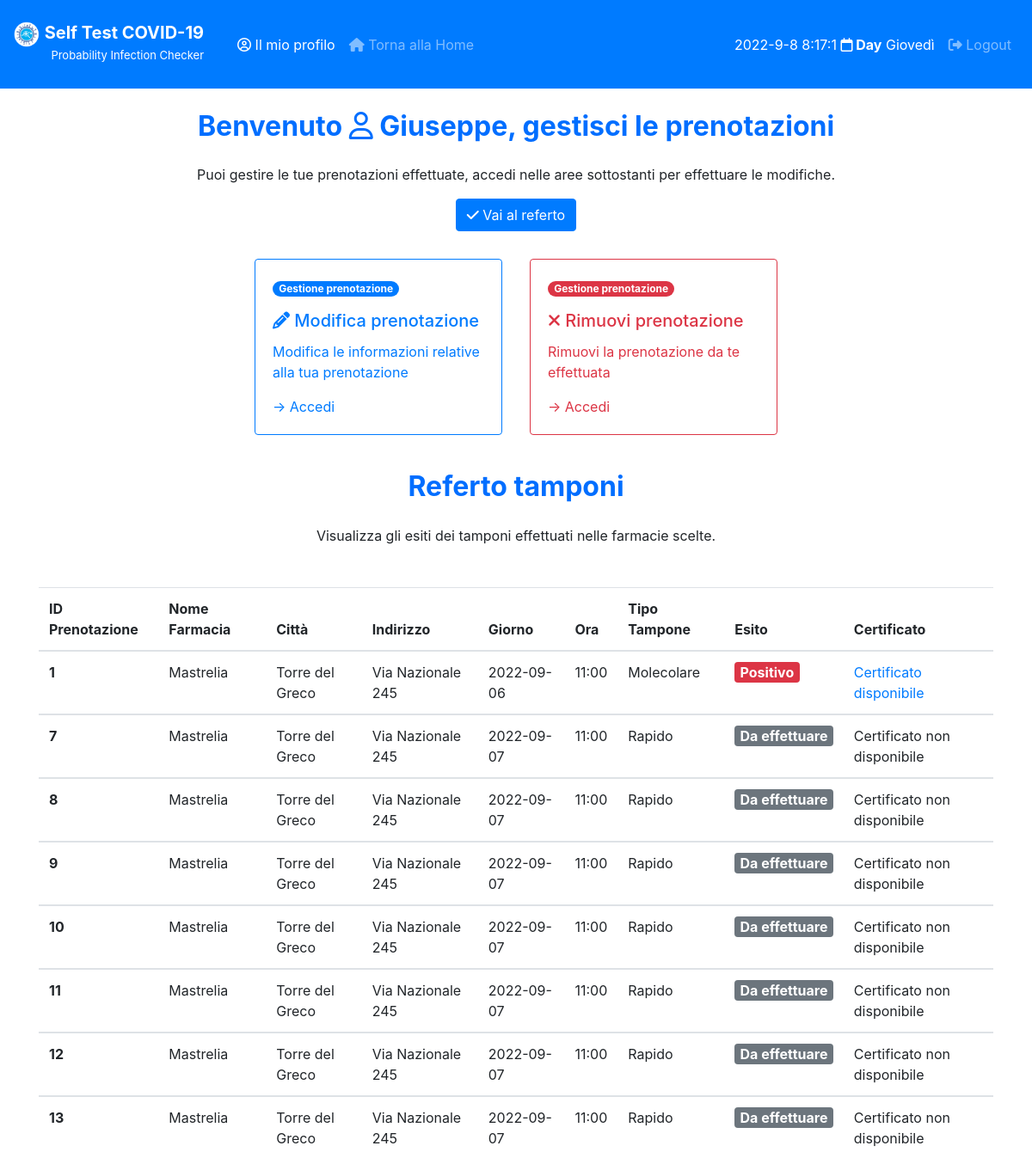
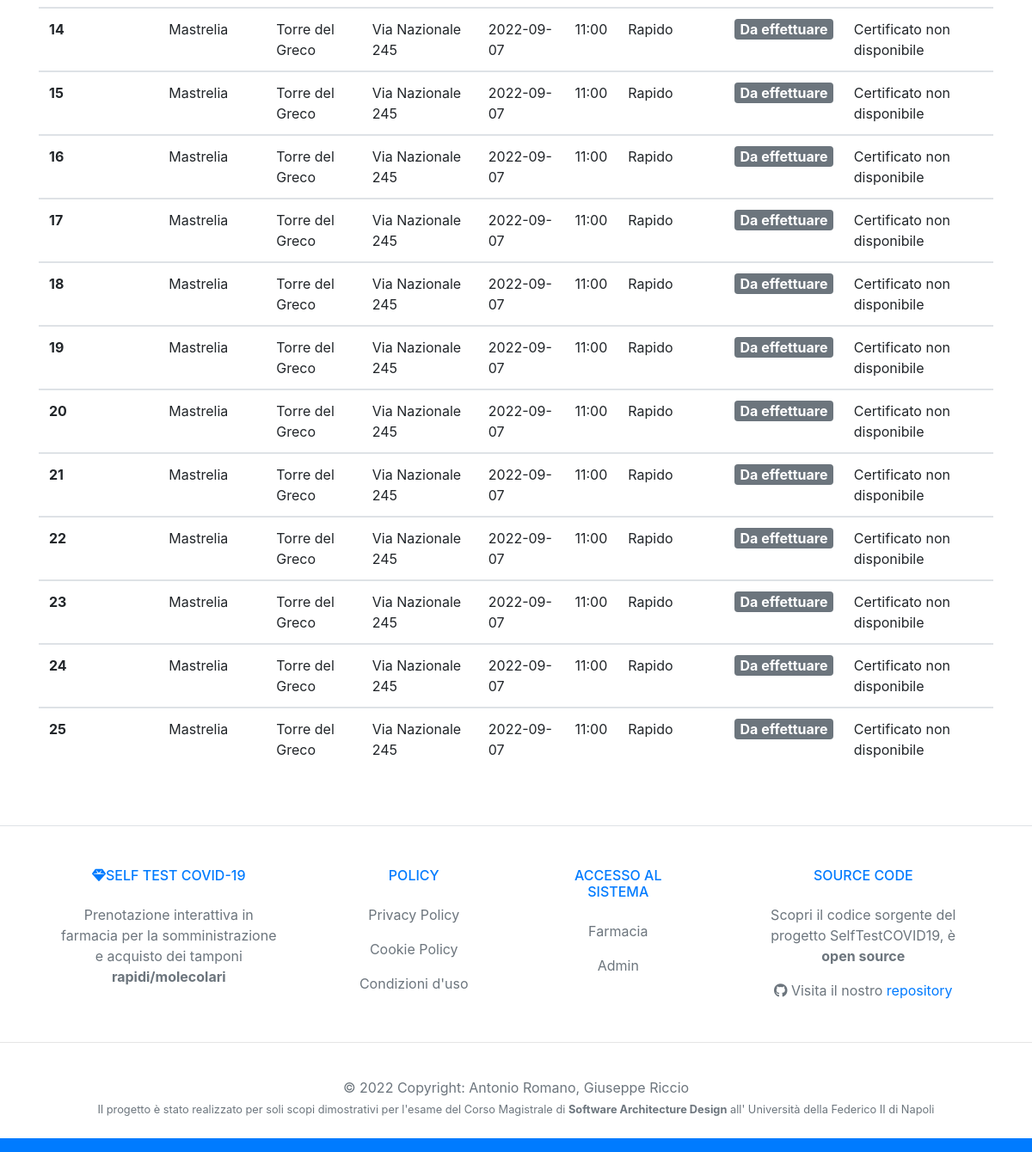
Page /dashboardPaziente (signed in) on the earlier database version (2 pictures, top to bottom).
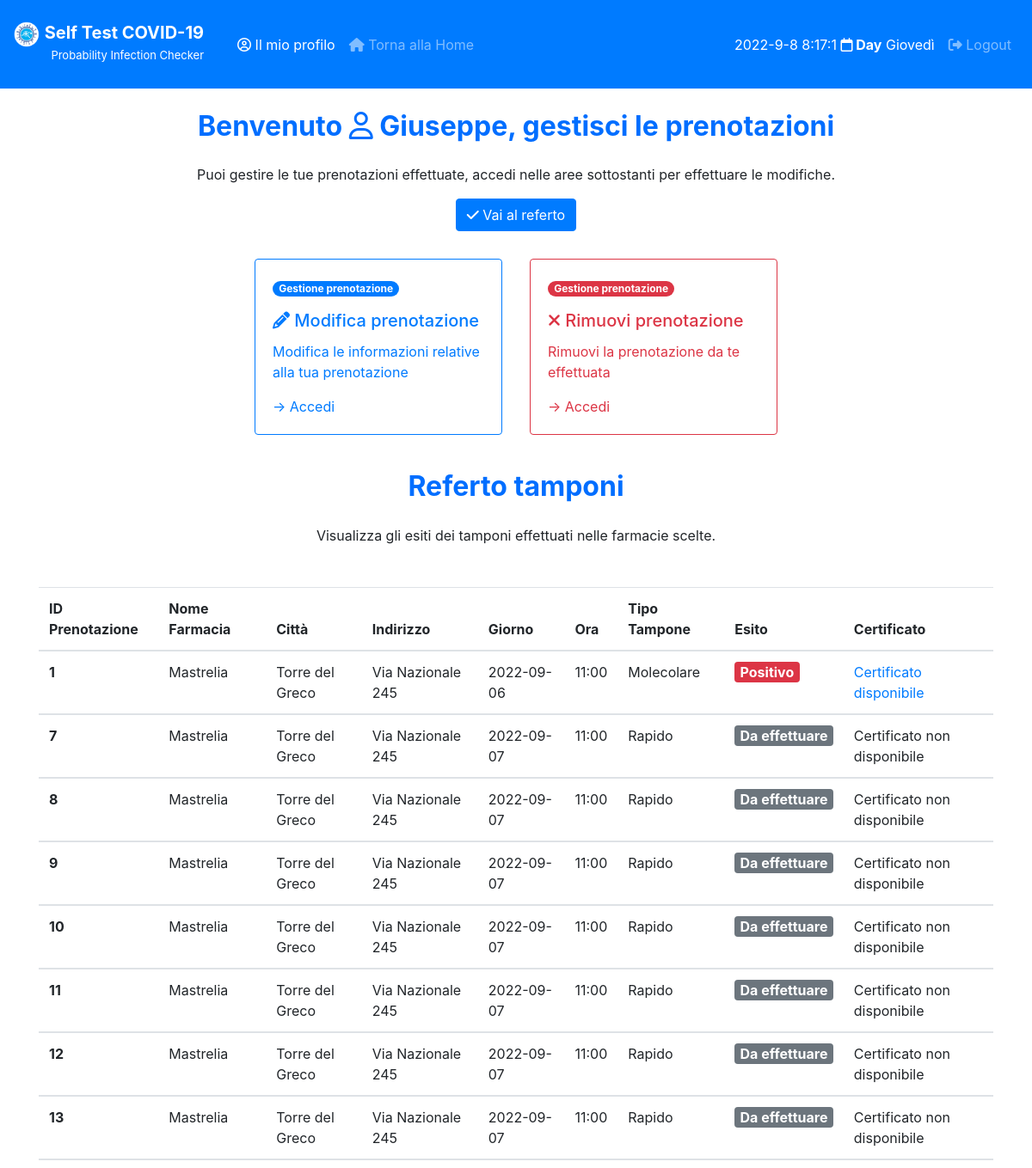
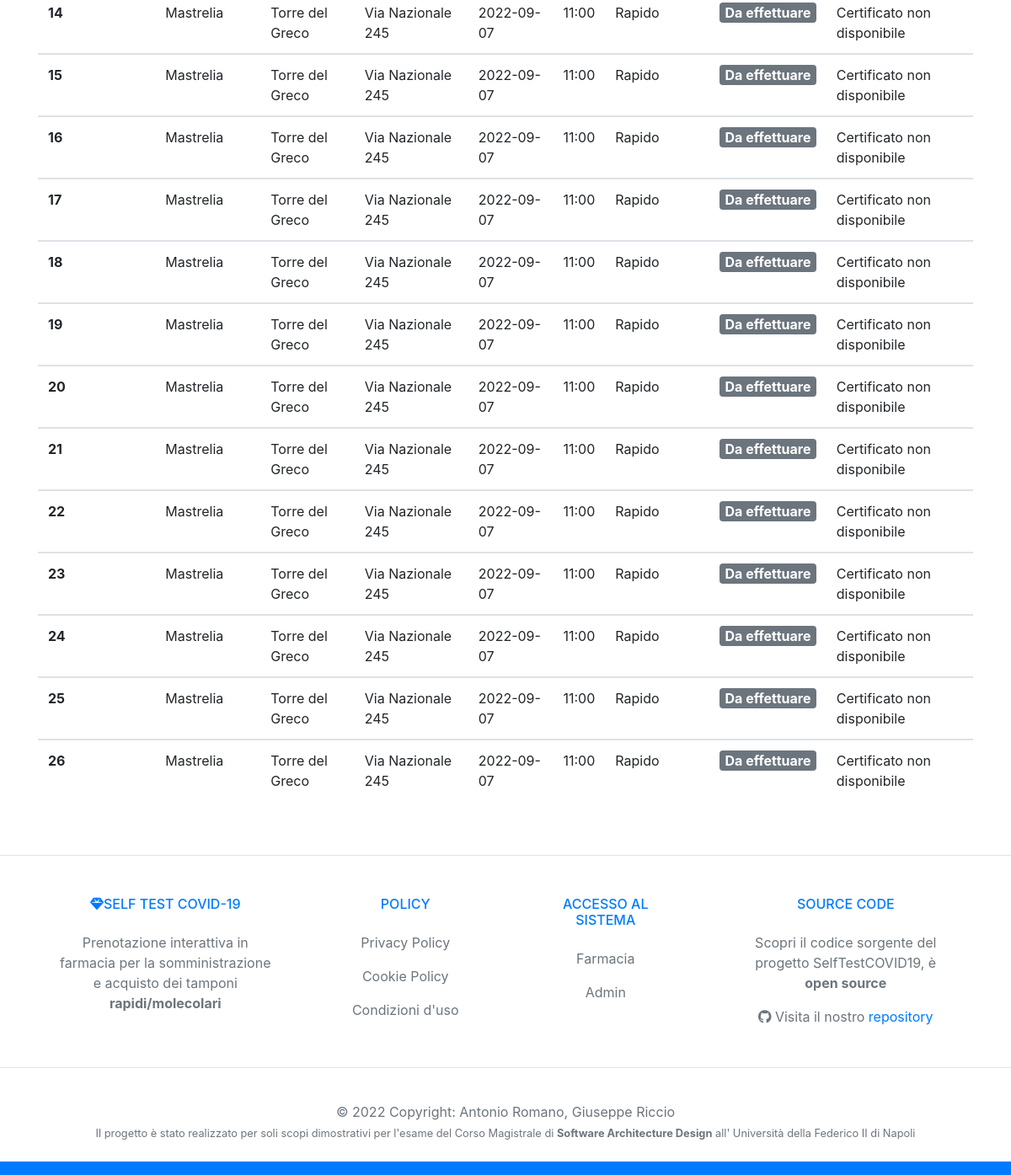
Same page on the later database version (2 pictures, top to bottom).
### tables this page shows
CREATE TABLE `Pazienti` (
	ID INTEGER PRIMARY KEY AUTOINCREMENT,
	Nome VARCHAR(50),
	Cognome VARCHAR(50),
	Email VARCHAR(50),
	PWD VARCHAR(50),
	CodiceFiscale VARCHAR(36),
	Telefono VARCHAR(10),
	UNIQUE(Email,PWD)
);

CREATE TABLE `Prenotazioni` (
	ID INTEGER PRIMARY KEY AUTOINCREMENT,
	Nome VARCHAR(50),
	Cognome VARCHAR(50),
	Email VARCHAR(50),
	CodiceFiscale VARCHAR(36),
	Telefono VARCHAR(10),
	Giorno DATE,
	Ora TIME,
	TipoTampone VARCHAR(10),
	EsitoTampone VARCHAR(20),
	ID_Farmacia INTEGER,
	ID_Paziente INTEGER,
	ID_Tampone INTEGER
);

CREATE TABLE `Farmacie` (
	ID INTEGER PRIMARY KEY AUTOINCREMENT,
	NomeFarmacia VARCHAR(50),
	Citta VARCHAR(50),
	CAP INT(5),
	Indirizzo VARCHAR(50),
	Email VARCHAR(50),
	PWD VARCHAR(50),
	UNIQUE(NomeFarmacia,Email)
);

### controllers/GestionePazienteRegistratoController.py (the view)
def dashPaziente():
    if 'loggedin' in session:
        connection = connectDB()
        esito = connection.execute('SELECT Prenotazioni.ID, NomeFarmacia, Citta, Indirizzo, Giorno, Ora, TipoTampone, EsitoTampone FROM Prenotazioni INNER JOIN Farmacie ON Prenotazioni.ID_Farmacia = Farmacie.ID AND Prenotazioni.ID_Paziente = ?',(session['id'],)).fetchall()
        nomepaziente = connection.execute('SELECT Nome FROM Pazienti WHERE ID = ?',(session['id'],)).fetchone()
        connection.close()
    else:
        return redirect('/loginPaziente')
    return render_template('/PazienteRegistratoView/dashboardPaziente.html', nomePaziente=nomepaziente['Nome'], esito=esito)

### models/DB.py (called while the page is built)
def connectDB():
    connection = sqlite3.connect('./models/selftestcovid19.db')
    connection.row_factory = sqlite3.Row
    return connection

### templates/PazienteRegistratoView/dashboardPaziente.html (shortened to what this page needs)
<!doctype html>
<html lang="it">
<head>
    <link rel="stylesheet" href="https://cdnjs.cloudflare.com/ajax/libs/font-awesome/4.7.0/css/font-awesome.min.css">
    <link rel="stylesheet" href="https://stackpath.bootstrapcdn.com/bootstrap/4.3.1/css/bootstrap.min.css">
</head>
<body>
    <nav class="navbar navbar-expand-lg navbar-dark bg-primary">
        <div style="margin-top: 10px; margin-right: 15px;">
            <a class="navbar-brand" href="#">
                <img src="/static/logo.png" width="30" height="30" alt="">
                <span style="margin-top: 10px; color: white; font-size: 20px ;"><b>Self Test COVID-19</b><br>
                    <p style="font-size: small; text-align: right;">Probability Infection Checker</p></a></span>
        </div>
        <div class="collapse navbar-collapse" id="navbarSupportedContent">
            <ul class="navbar-nav mr-auto">
                <li class="nav-item active">
                    <a class="nav-link" href="#"><i class="fa fa-user-circle-o" aria-hidden="true"></i> Il mio profilo
                        <span class="sr-only">(current)</span></a>
                </li>
                <li class="nav-item">
                    <a class="nav-link" href="/"><i class="fa fa-home" aria-hidden="true"></i> Torna alla Home</a>
                </li>
            </ul>
            <ul class="navbar-nav ml-auto">
                <li class="nav-item">
                    <h7 id="displayDateTime" class="nav-link text-white">
                </li>
                <li class="nav-item">
                    <a class="nav-link" href="/logout"><i class="fa fa-sign-out" aria-hidden="true"></i> Logout</a>
                </li>
            </ul>
        </div>
    </nav>
    <div class="container">
        <center>
            <h2 class="text-center" style="margin: 25px;"><b><span style="color: #006eff;">
                        Benvenuto <i class="fa fa-user-o" aria-hidden="true"></i> {{ nomePaziente }}, gestisci le
                        prenotazioni</span></b></h2>
            <h7>Puoi gestire le tue prenotazioni effettuate, accedi nelle aree sottostanti per effettuare le modifiche.
            </h7>
            <center><a href="#referti" class="btn btn-primary m-3" role="button">
                    <i class="fa fa-check" aria-hidden="true"></i> Vai al referto</a></center>
    </div>
    <div class="d-flex justify-content-center">
        <div class="card-deck">
            <div class="card border-primary m-3" style="max-width: 18rem;">
                <div class="card-body text-primary">
                    <span class="badge badge-pill badge-primary mb-3">Gestione prenotazione</span>
                    <h5 class="card-title"><i class="fa fa-pencil" aria-hidden="true"></i> Modifica prenotazione</h5>
                    <p class="card-text">Modifica le informazioni relative alla tua prenotazione</p>
                    <a href="/modificaPrenotazionePaziente" class="card-link text-primary">&#8594 Accedi</a>
                </div>
            </div>
            <div class="card border-danger m-3" style="max-width: 18rem;">
                <div class="card-body text-danger">
                    <span class="badge badge-pill badge-danger mb-3">Gestione prenotazione</span>
                    <h5 class="card-title"><i class="fa fa-times" aria-hidden="true"></i> Rimuovi prenotazione</h5>
                    <p class="card-text">Rimuovi la prenotazione da te effettuata</p>
                    <a href="/rimozionePrenotazionePaziente" class="card-link text-danger">&#8594 Accedi</a>
                </div>
            </div>
        </div>
    </div>
    <div class="container">
        <center>
            <h2 class="text-center" style="margin: 25px;"><b><span style="color: #006eff;">
                        Referto tamponi</span></b></h2>
            <h7>Visualizza gli esiti dei tamponi effettuati nelle farmacie scelte.</h7>
            <div class="d-flex justify-content-center mt-5 table-responsive">
                <table class="table">
                    <thead>
                        <tr>
                            <th scope="col">ID Prenotazione</th>
                            <th scope="col">Nome Farmacia</th>
                            <th scope="col">Città</th>
                            <th scope="col">Indirizzo</th>
                            <th scope="col">Giorno</th>
                            <th scope="col">Ora</th>
                            <th scope="col">Tipo Tampone</th>
                            <th scope="col">Esito</th>
                            <th scope="col">Certificato</th>
                        </tr>
                    </thead>
                    <tbody>
                        {% for esiti in esito %}
                        <tr>
                            <th scope="row">{{ esiti.ID }}</th>
                            <td>{{ esiti.NomeFarmacia }}</td>
                            <td>{{ esiti.Citta }}</td>
                            <td>{{ esiti.Indirizzo }}</td>
                            <td>{{ esiti.Giorno }}</td>
                            <td>{{ esiti.Ora }}</td>
                            <td>{{ esiti.TipoTampone }}</td>
                            <td>
                                {% if esiti.EsitoTampone == "Negativo" %}
                                <span class="badge bg-success text-white" style="font-size: 16px;">Negativo</span>
                                {% elif esiti.EsitoTampone == "Positivo" %}
                                <span class="badge bg-danger text-white" style="font-size: 16px;">Positivo </span>
                                {% elif esiti.EsitoTampone == "Da effettuare" %}
                                <span class="badge bg-secondary text-white" style="font-size: 16px;">Da
                                    effettuare</span>
                                {% elif esiti.EsitoTampone == "In analisi" %}
                                <span class="badge bg-primary text-white" style="font-size: 16px;">In Analisi</span>
                                {% endif %}
                            </td>
                            <td>
                                {% if (esiti.EsitoTampone == "Negativo") or (esiti.EsitoTampone == "Positivo") %}
                                <a href="/download/report/pdf/{{ esiti.ID }}"> Certificato disponibile </a>
                                {% else %}
                                <a> Certificato non disponibile </a>
                                {% endif %}
                            </td>
                        </tr>
                    </tbody>
                    {% endfor %}
                </table>
            </div>
        </center>
    </div>
</body>
<footer class="text-lg text-lg-start bg-white text-muted">
    <section class="d-flex justify-content-center justify-content-lg-between p-4 border-bottom">
    </section>
    <section class="">
      <div class="container text-center text-md-start mt-5">
        <div class="row mt-3">
          <div class="col-md-3 col-lg-4 col-xl-3 mx-auto mb-4">
            <h6 class="text-uppercase fw-bold mb-4  text-primary">
              <i class="fas fa-gem me-3"></i>Self Test COVID-19
            </h6>
            <p>
              Prenotazione interattiva in farmacia per la somministrazione e acquisto dei tamponi <b>rapidi/molecolari</b>
            </p>
          </div>
          <div class="col-md-2 col-lg-2 col-xl-2 mx-auto mb-4">
            <h6 class="text-uppercase fw-bold mb-4  text-primary">
              Policy
            </h6>
            <p>
              <a href="#!" class="text-reset">Privacy Policy</a>
            </p>
            <p>
              <a href="#!" class="text-reset">Cookie Policy</a>
            </p>
            <p>
              <a href="#!" class="text-reset">Condizioni d'uso</a>
            </p>
          </div>
          <div class="col-md-3 col-lg-2 col-xl-2 mx-auto mb-4">
            <h6 class="text-uppercase fw-bold mb-4  text-primary">
              Accesso al sistema
            </h6>
            <p>
              <a href="/loginFarmacia" class="text-reset">Farmacia</a>
            </p>
            <p>
              <a href="/loginAdmin" class="text-reset">Admin</a>
            </p>
          </div>
          <div class="col-md-4 col-lg-3 col-xl-3 mx-auto mb-md-0 mb-4">
            <h6 class="text-uppercase fw-bold mb-4  text-primary">SOURCE CODE</h6>
            <p>Scopri il codice sorgente del progetto SelfTestCOVID19, è <b>open source</b></p>
            <p><i class="fa fa-github"></i> Visita il nostro <a href="https://github.com/giuseppericcio/SelfTestCovid19">repository</a></p>
          </div>
        </div>
      </div>
    </section>
    <hr>
    <div class="text-center p-4  text-muted" style="background-color: rgba(255, 255, 255, 0.05);">
      © 2022 Copyright:
      <a class="text-muted fw-bold">Antonio Romano, Giuseppe Riccio</a>
      <small id="dateHelp" class="form-text text-muted text-primary">Il progetto è stato realizzato per soli scopi
        dimostrativi per l'esame del Corso Magistrale di <b>Software Architecture Design</b> all' Università della
        Federico II di Napoli</small>
    </div>
  </footer>
<nav class="navbar navbar-expand-lg navbar-dark bg-primary">
</nav>
</body>
</html>

Differences in the rows shown:
added Prenotazioni: ID "26", NomeFarmacia "Mastrelia", Citta "Torre del Greco", Indirizzo "Via Nazionale 245", Giorno "2022-09-07", Ora "11:00", TipoTampone "Rapido", EsitoTampone "Da effettuare"
